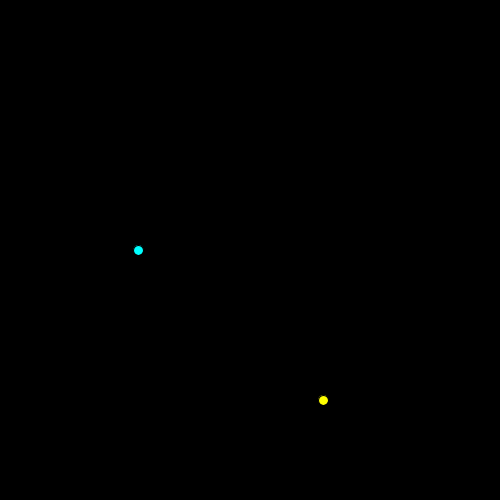
Frame 1 (no input)
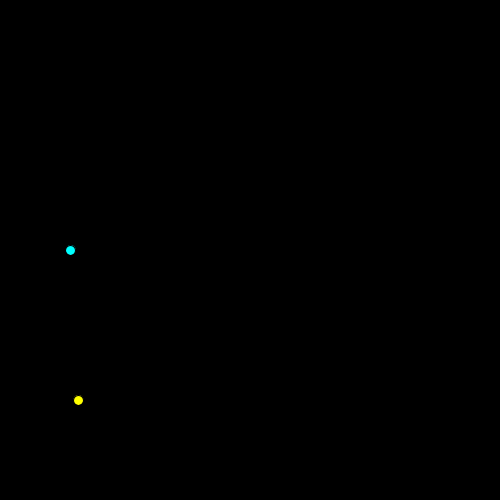
Frame 60 (the mouse pressed at the canvas centre just before this capture)
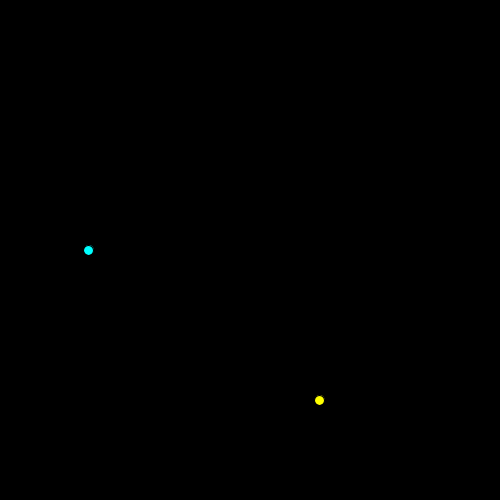
Frame 120 (the mouse held since frame 60 and released just before this capture)

The Processing sketch that drew these frames (run headless with seeded random() and noise(); from frame 60 on, the mouse is pressed at the canvas centre):

// Processing sketch: noise
// ── noise.pde
/* Noise
  Noise is actually just Perlin noise. What this means practically is that it's basically a
  way to have smoother variations around a point. It looks a lot more natural and a lot less
  frantic than randomness
*/

float noiseValue; // defining a value to hold the product of the noise function

void setup() { // setting up our sketch
  size(500, 500); // making the sketch 300px by 300px
  noiseValue = .05;
}

void draw() {
 background(0); // remember, Processing works on a frame system. If we didn't
                // paint a new background every frame, each frame would be
                // drawn on top of the old one. Uncomment it to see.
 noiseValue+=.05; // incrementing the noise value--necessary to change the value and cause movement
 fill(0, 255, 255);
 ellipse(250 * noise(noiseValue), 250, 10, 10); // multiplying ellipse x-pos by noise value

  // Compare that ellipse to this yellow one, whose x is random
  fill(255, 255, 0);
  ellipse(random(width), 400, 10, 10);
}
